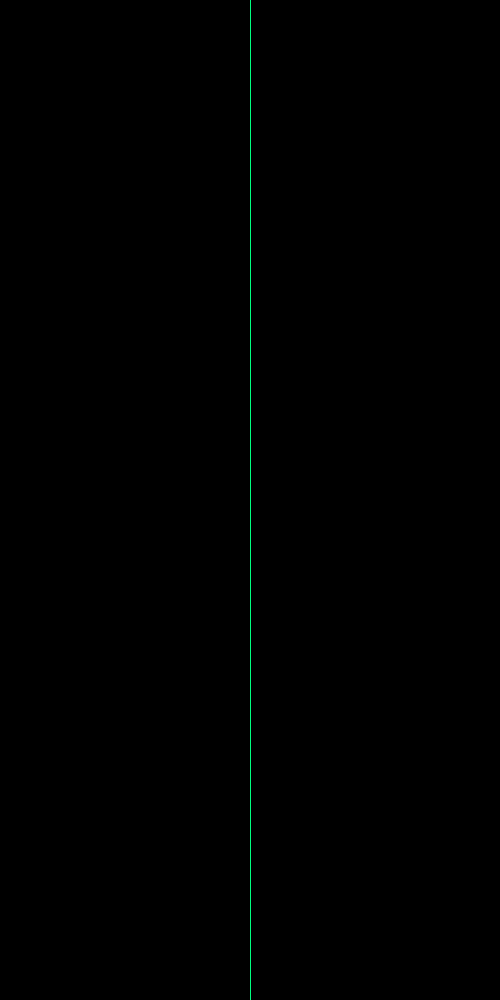
Frame 1 (no input)
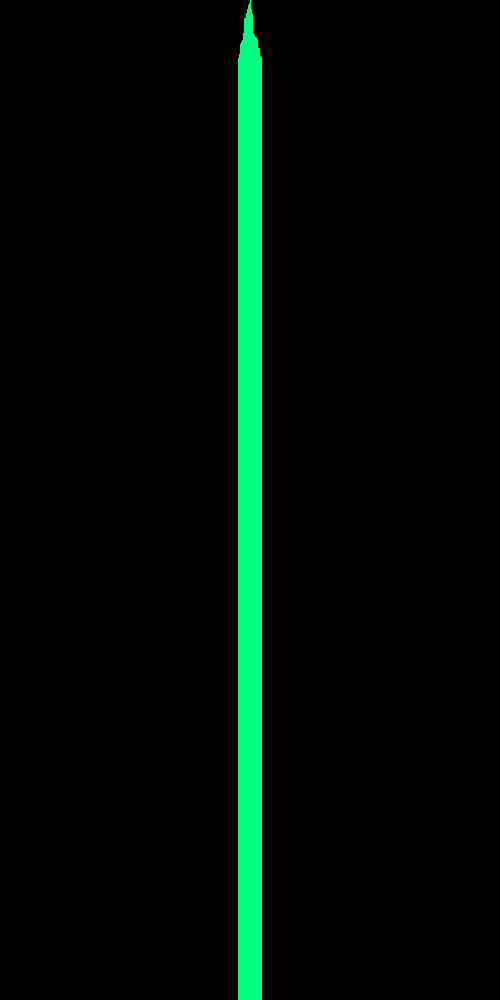
Frame 60 (the mouse pressed at the canvas centre just before this capture)
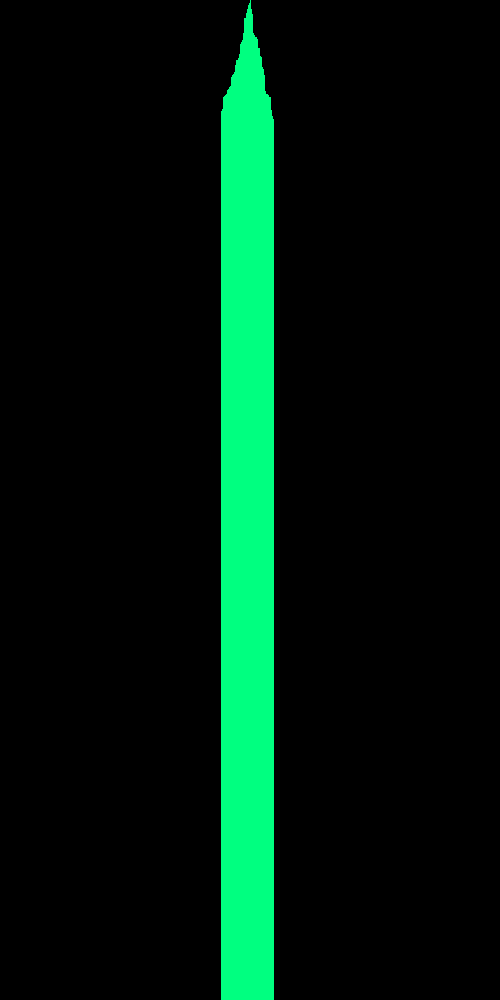
Frame 120 (the mouse held since frame 60 and released just before this capture)

The Processing sketch that drew these frames (run headless with seeded random() and noise(); from frame 60 on, the mouse is pressed at the canvas centre):

// Processing sketch: asynchronic1Dalt
// ── asynchronic1Dalt.pde
/// "Seeding": the one-dimensional, asynchronous cellular automaton.
///  The simplest simulation of CA in functional syntax.
//-////////////////////////////////////////////////////////////////

final int WorldSize=500; // How many cells do we want?
final int FR=100;        // Expected speed of the simulation
final int MCD=5;         // Monte Carlo step divider

int[] World=new int[WorldSize]; // We create an array of the "world"

void setup()
{
  size(500,1000); // The window is more vertical than horizontal
  frameRate(FR);  // Expected speed of the simulation
  noSmooth();     // Antialiasing is unnecessary for cellular automata
  World[WorldSize/2]=1; // The seed of the automaton more or less in the middle
}

void Visualisation1() // modifies global World
{
  for(int i=0;i<WorldSize;i++) // or World.length?
  {                               
    if(World[i]>0) stroke(255,255,0); // Non-zero cells are yellow
    else           stroke(0,0,255);   // Zero cells are blue
    point(i,t); // 'i' cell of the automaton at time 't'
  }
}

void Visualisation2()
{
  for(int i=0;i<WorldSize;i++)
  {                               
    if(World[i]>0) stroke(0,255,128); // Non-zero cells are green
    else           stroke(0);         // Zero cells are black  
    line(i,t,i,height); // 'i' cell of the automaton at time 't'
  }
}

int t=0; // Steps counter

void draw() // uses global t
{
  if(t>height) return; // Is it off screen? -> We use "emergency exit"
  
  Visualisation2();
  
  // Monte Carlo or part of Monte Carlo step
  int N=WorldSize/MCD; // At MOST 1/MCD of the automaton cells changes its state in a time step
  for(int j=0;j<N;j++)
  {
    int i=int(random(WorldSize)); // We need to truncate the fractional part
       
    // Calculation of neighbors' indices taking into account the "boundary conditions" 
    int right = (i+1) % WorldSize; // Wrapping in a circle using the remainder of division operator       
    int left  = (WorldSize+i-1) % WorldSize; // This operator works intuitively only for positive numbers!
       
    // The rule of this automaton - if you have a living neighbor, you become alive
    if(World[left]>0 || World[right]>0) // Is the left or right neighbor not zero, ie is he "alive"?
       World[i]=1;       // The cell under consideration becomes alive
  }
   
  t++; // The next generation/step/year
}

 
/// @date 2026-10-07 ( → https://github.com/borkowsk/bookProcessingEN)
